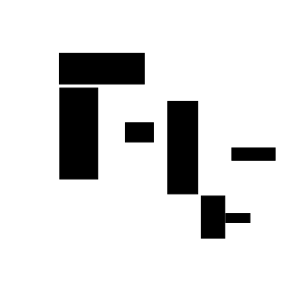
#> input picture OccupancyMapDrawn.png, 301 x 301 px
$ python Roomba.py
#> lines starting #> are read from the running program, lines starting #| are printed output that depends on the picture
import cv2
import numpy as np
import random
from PIL import Image as im
import matplotlib.pyplot as plt
import matplotlib.animation as ani

random.seed(1)

# dimension the map is shrunk to
dim = 300
# converts image into map, returns map as 2D array
# _ = empty space, X = known obstacle
def makeMap(file):
    map = cv2.imread(file, cv2.IMREAD_GRAYSCALE)
    # reduce size so easier to compute
    map = cv2.resize(map, (dim, dim))
    #cv2.imshow("img", map)
    #cv2.waitKey(0)
    # map = np.array(map)
    # map[map > 100] = 0
    # map[map < 100] = 1

    size = map.shape
    row = size[0]
    col = size[1]
    newMap = [[0 for j in range(col)] for i in range(row)]
    # for each row
    for i in range(row):
        for j in range(col):
            if map[i][j] < 100:
                newMap[i][j] = 1

    return newMap

# takes in 2D array, and path, modifies map to include path
# prints out line by line
def displayArray(map, path):
    size = len(map)
    # start and end nodes will have special, separate characters
    length = len(path) - 1
    # path is given reversed, so do end node first
    x = path[0][0]
    y = path[0][1]
    map[x][y] = 'E'
    for i in range(1,length):
        x = path[i][0]
        y = path[i][1]
        map[x][y] = 'X'
    x = path[i+1][0]
    y = path[i+1][1]
    map[x][y] = 'S'
    # should be square
    for i in range(size):
        print(map[i])

# makes a heap
class Heap():
    def __init__(self, maxSize):
        self.maxSize = maxSize + 1 # add 1 cuz 1st index is taken
        # first element contains size, the rest are Astar nodes set to 0 for everything
        self.heap = [0] + [AStarNode()]*maxSize
        # need a way to keep track of duplicates
        # each hash[x][y] contains the index in the hash table. Default is 0
        # based on idea of hash, however shouldn't get collisions between non-duplicates
        self.hash = [[0 for i in range(dim)] for j in range(dim)]

    # takes heap and position of suspect node, fixes heap
    # assumes issue is that current node is larger than children, not that current node is smaller than parents
    # shouldn't be an issue unless something really screwy happens
    def heapify(self, pos):
        # check if heap is empty
        if self.heap[0] == 0:
            return
        # check if leaf because recursive function
        # is a leaf if it is in the latter half of the array (and less than the actual size) *0 is length
        if self.heap[0]//2 < pos <= self.heap[0]:
            return
        # check if current is larger than children
        if self.heap[pos].F > self.heap[2*pos].F or self.heap[pos].F > self.heap[(2*pos)+1].F:
            # swap with min child
            temp = self.heap[pos]
            if self.heap[2*pos].F < self.heap[(2*pos) + 1].F:
                # gotta swap the hash first
                x1 = self.heap[pos].x
                y1 = self.heap[pos].y
                x2 = self.heap[2 * pos].x
                y2 = self.heap[2 * pos].y
                self.hash[x1][y1] = 2*pos
                self.hash[x2][y2] = pos

                self.heap[pos] = self.heap[2*pos]
                self.heap[2*pos] = temp
                self.heapify(2*pos)

            else:
                x1 = self.heap[pos].x
                y1 = self.heap[pos].y
                x2 = self.heap[(2*pos) + 1].x
                y2 = self.heap[(2*pos) + 2].y
                self.hash[x1][y1] = (2*pos) + 1
                self.hash[x2][y2] = pos

                self.heap[pos] = self.heap[(2*pos) + 1]
                self.heap[(2*pos) + 1] = temp
                self.heapify((2*pos) + 1)


    # push item onto heap
    def push(self, node):
        # this is the position of the new node - actually just size of the heap + 1
        current = self.heap[0] + 1

        x = node.x
        y = node.y
        # check if already expanded (in which case that was cheaper, no need to explore)
        if self.hash[x][y] == -1:
            return
        # check if already in the heap
        elif self.hash[x][y] != 0:
            # if new one is cheaper, replace and return, otherwise do nothing and return
            if self.heap[self.hash[x][y]].F > node.F:
                self.heap[self.hash[x][y]] = node
            return

        # set node in last place
        self.heap[current] = node

        # gotta add to make sure length isn't wrong
        self.heap[0] += 1
        # parent is halfway between current location and start of heap (integer division)
        parent = current//2
        # if parent index is 0, its the size value
        if parent == 0:
            self.hash[x][y] = current
            return

        # f is the g+h of the node
        while self.heap[current].F < self.heap[parent].F:
            # swap hash positions
            px = self.heap[parent].x
            py = self.heap[parent].y
            # this is the current, will have to change x and y later. swap for parent's index
            self.hash[x][y] = parent
            self.hash[px][py] = current

            # swap the current and parent nodes
            temp = self.heap[parent]
            self.heap[parent] = self.heap[current]
            self.heap[current] = temp
            # now current is at parent's index, and the new parent must be found
            current = parent
            # change x and y to parents
            x = px
            y = py
            parent = current//2

            # current has moved to the top of the heap
            if parent == 0:
                return

    # removes and returns the minimum element on the heap (this is the top)
    def pop(self):
        first = self.heap[1]
        # check if heap is empty
        if self.heap[0] == 0:
            return first

        # replace minimum element with maximum element
        self.heap[1] = self.heap[self.heap[0]]
        # set coordinates in hash as well
        x = self.heap[1].x
        y = self.heap[1].y
        oldX = first.x
        oldY = first.y
        # is now at position 1 on heap
        self.hash[x][y] = 1
        # is no longer something we care about - anything that explores this will be more expensive
        self.hash[oldX][oldY] = -1

        # remove 1 from stored length
        self.heap[0] -= 1
        # heapify to correct, should go all the way down, index in question is index 1
        # (index 0 is size)
        self.heapify(1)
        return first


class AStarNode():
    # initialize node with coordinates(x,y), cost(G), estimate(H), and parent
    # default g is infinity for min heap purposes
    def __init__(self, coord=[0,0], parent=None, g=np.inf, h=0):
        self.x = coord[0]
        self.y = coord[1]
        self.parent = parent
        self.G = g
        self.H = h
        self.F = g + h # just for convenience's sake when doing min heap

# calculates euclidian distance between 2 points (given as tuples)
# this is the heuristic method for A*
def euclid(p1, p2):
    return np.sqrt((p1[0]-p2[0])**2 + (p1[1]-p2[1])**2)

def manhattan(p1, p2):
    return np.abs(p1[0] - p2[0]) + np.abs(p1[1] + p2[1])

# takes in map, start location, stop location
# locations are tuples
# decides path using A*, returns path as array of tuples
# g will be linear, h will be euclidean distance
# can move to all 8 pixels/nodes surrounding current
# note that end and start are reversed. This is cuz the path starts looking from start
# so when it retraces its steps it ends at the start. Swapping these parameters fixes it
# (I could swap variables but i only just got it working)
def Astar(map, end, start):
    # initialize start node
    startNode = AStarNode(start, None, 0, 0)
    # initialize queues, open one must be ordered so make it a min heap
    size = dim**2 # the number should be number of pixels

    openQueue = Heap(size)
    openQueue.push(startNode)
    closedQueue = []
    # openQueue is unexplored nodes that you can explore (neighbours)

    while openQueue.heap:
        # openQueue is a min heap, pop off 1st element (cheapest node)
        current = openQueue.pop()
        oldX = current.x
        oldY = current.y

        # check if goal reached
        if [oldX,oldY] == end:
            # closed Queue is all explored nodes. last one is goal, can follow parents to find path
            path = [[oldX, oldY]]
            temp = end
            # trace back from goal by following parent until you reach the start
            while temp != start:
                # append parent coordinates
                path.append([current.parent.x, current.parent.y])
                # move current up to parent
                current = current.parent
                # want to be mutable, so array, not tuple
                temp = [current.x, current.y]
            return path

        # generate all successors (8 of them) as nodes
        # if a coordinate is negative, set g to inf
        for i in range(-1,2):
            for j in range(-1,2):
                newX = oldX + i
                newY = oldY + j
                # skip self node, make sure within range, skip obstacle points
                if (i != 0 or j != 0) and (0 <= newX < dim and 0 <= newY < dim) and map[newX][newY] == 0:

                    g = current.G + 1 # assume each step is same
                    # find euclidian distance between prospective node and end goal
                    # h = euclid([newX, newY], end)
                    # manhattan has less jagged turns
                    h = manhattan([newX, newY], end)
                    # make new node, add to queue
                    openQueue.push(AStarNode([newX, newY], current, g, h))
        closedQueue.append(current)

# takes in figure handle, center coordinates, radius, and colour, draws a circle
# for the asthetic(tm)
def draw(map, coords, radius, colour):
    for angle in range(0, 360, 5):
        x = int(round(radius * np.sin(np.radians(angle)) + coords[0]))
        y = int(round(radius * np.cos(np.radians(angle)) + coords[1]))
        if x >= 0 and y >= 0 and x < dim and y < dim:
            map[x][y] = colour
    return map

# takes in current velocity of roomba, obstacle information, plan, and timestep (index of plan we're on)
# startVelocity is maximum velocity, cannot go faster
# also takes in radius of roomba and obstacles
# checks that path is collision free based on distance and relative velocities
# if collision, calculates how much you must slow
def forbiddenVelocity(velocity, obstacles, plan, step, startVelocity, rRad, oRad):
    # deceleration from breaking in terms of pixels/timestep (also acceleration)
    breaking = 1
    n = len(obstacles)
    # once step gets too close to total, just use the rest of the path to fit a line, not set number
    total = len(plan)
    # initialize array for calculating relative velocities, distance, and time until collision
    # note - collision is defined as when the obstacle collides with the current path.
    # if no collision will occur, is inf
    # if obstacle is not moving (based on delay), is inf
    # current path is based on current trajectory - 2 linear lines intersecting
    # line based on current and future (5 steps?)
    # time is number of timesteps - once close to thresh, start slowing down
    relativeVelocities = np.zeros(n)
    dists = np.zeros(n)
    times = np.zeros(n)
    # iterate through obstacles, calculate
    for i in range(n):
        # check that obstacle is moving, and that it is still in play
        if obstacles[i].delay >= step and obstacles[i].x != np.inf:
            # for relative velocity, must take into account direction of roomba and obstacle
            # get roomba velocity based on current and next step
            temp = np.array(plan[step+1]) - np.array(plan[step])
            norm = np.sqrt(temp[0]**2 + temp[1]**2)
            rDir = velocity*temp/norm # this is x,y vector
            # get obstacles velocity
            # d is angle. Must convert
            oDir = [obstacles[i].v*np.cos(obstacles[i].d),obstacles[i].v*np.sin(obstacles[i].d)]
            # get relative velocity from reference frame of roomba
            relative = oDir-rDir
            # convert to linear velocity
            # record so can compare
            relativeVelocities[i] = np.sqrt(relative[0]**2 + relative[1]**2)
            # based on distance of obstacle and relative velocities, find number of timesteps
            times[i] = relativeVelocities[i]/breaking
            # already past, no collision will occur, move on to next obstacle
            if times[i] <= 0:
                times[i] = np.inf
                dists[i] = np.inf
                continue
            # how far the point of intersection is
            # convert to standard from parametric form
            ar = rDir[1]
            br = rDir[0]
            cr = -br*plan[step][0] + ar*plan[step][1]
            ao = oDir[1]
            bo = oDir[0]
            co = -bo*obstacles[i].x + ao*obstacles[i].y
            # use cross product to get intersection
            intersect = np.cross([ar,br,cr],[ao,bo,co])
            z = intersect[2]
            if z != 0: # there is an intersection
                intersect = intersect/z # must get in form of (x,y,1)
                # distance is from obstacle x y to intersect, taking into account radii of roomba and obstacles too
                dists[i] = abs(np.sqrt((obstacles[i].x - intersect[0])**2 + (obstacles[i].y - intersect[1])**2) - rRad - oRad)
            else: # no intersection
                dists[i] = np.inf
                times[i] = np.inf
        else:
            relativeVelocities[i] = np.NINF
            times[i] = np.inf
            dists[i] = np.inf

    # now based on relative velocities and distances, figure out time to collision
    # if time to collision is within 1 or 2 timesteps (so based on current velocity), start breaking
    # (return velocity reduced by breaking)
    # otherwise, return maximum speed up to default
    maxVelocity = velocity # start here, search through for max
    # if get through entire loop without any risk of collision, speed up
    slowFlag = 0
    #print(velocity)
    for i in range(n):
        if times[i] != np.inf:
            #print(i)
            time = dists[i]/relativeVelocities[i]
            #print()
            if time <= times[i] + velocity:
                # if maximum velocity is less than the slower velocity this would warrant, skip, otherwise replace
                if velocity - breaking < maxVelocity:
                    slowFlag = 1
                    maxVelocity = velocity - breaking
                    print("Slowing down for obstacle " + str(i))

    if slowFlag == 0:
        maxVelocity = maxVelocity + breaking
        if maxVelocity > startVelocity:
            maxVelocity = startVelocity
            return maxVelocity
        print("Speeding up")
    #print(maxVelocity)
    return maxVelocity


# takes in the map, the A* plan+angle, roomba velocity, and a list of all the obstacles (for simulation purposes)
# moves roomba and obstacles, observes field and may change velocity to slow down according to forbidden map
# if moving/unexpected obstacles, applies modification to path
# obstacles have x, y, v, d (coordinates, lin velocity, direction in degrees)
def move(originalMap, plan, velocity, obstacles):
    # start velocity saved as maximum
    startVelocity = velocity
    flag = True # gets switched to False once end point reached
    # find how many steps are in the path
    num = len(plan)
    # plot the path
    for i in range(num):
        # grey out path
        originalMap[plan[i][0]][plan[i][1]] = 0.5

    originalMap = np.multiply(originalMap, 255)
    # hope theres no aliasing
    map = originalMap # convert to numpy array

    fig = plt.figure(1)
    moviewriter = ani.PillowWriter()
    x = plan[0][0] # start position of the roomba
    y = plan[0][1]
    # roomba colour, can go from 0 to 255
    rColour = 200
    # obstacle color
    oColour = 200
    # radius of obstacles and roomba
    oRad = 10
    rRad = 20
    numObstacles = len(obstacles)
    count = 0 # where in path the roomba is
    timer = 0 # counts for when the obstacles on delay start moving
    with moviewriter.saving(fig, 'Roomba.gif', dpi=100):
        while flag:
            # using the velocities and direction of the moving obstacles, adjusts velocity to avoid collision on path
            # ignores obstacles since path avoids them and stationary obstacles don't exist for moving obstacles
            velocity = forbiddenVelocity(velocity, obstacles, plan, count, startVelocity, rRad, oRad)

            # redraw (and recreate map) map
            map = np.array(originalMap)
            # draw each step
            map[x][y] = rColour
            for i in range(numObstacles):
                # only move if number of timesteps is greater than delay
                # prevents far away obstacles from moving before the roomba gets close
                # helps the roomba encounter more obstacles so that you can acutally see the forbidden velocity thing
                if obstacles[i].delay >= timer:
                    xo = obstacles[i].x
                    yo = obstacles[i].y

                    # if xo is 0 then the obstacle has left the map - skip this obstacle
                    if xo == np.inf:
                        continue
                    map[xo][yo] = oColour
                    vo = obstacles[i].v
                    do = obstacles[i].d

                    # draw circle around obstacle center, only draw if obstacle moving
                    map = draw(map, [obstacles[i].x, obstacles[i].y], oRad, oColour)

                    # change x and y of the obstacles based on v and d (v and d will always be the same)
                    # because I'm doing a grid, simplify by rounding.
                    newX = int(np.round(xo + vo*np.cos(do)))
                    newY = int(np.round(yo + vo*np.sin(do)))

                    if newX < 0 or newX >= dim or newY < 0 or newY >= dim:
                        obstacles[i].x = np.inf # just set x, no need to also set y
                    else:
                        obstacles[i].x = newX
                        obstacles[i].y = newY
            timer += 1
            # assess obstacles and self, calculate forbidden velocity map, if necessary, change velocity
            # assume velocity is constant for now
            # velocity is how many steps of the path it skips
            count += velocity
            # if exceeds, just go to end point
            if count >= num:
                x = plan[num-1][0]
                y = plan[num-1][1]
                map = draw(map, plan[num-1], rRad, rColour)
                flag = False
            else:
                x = plan[count][0]
                y = plan[count][1]
                map = draw(map, plan[count], rRad, rColour)
            # send map into drawing function to be drawn correctly

            plt.imshow(map, vmin=0, vmax=255)
            moviewriter.grab_frame()
            # clear frame to redraw
            plt.clf()
        moviewriter.finish()


# angle is dependent on the direction between 1 point and another
def getAngle(plan):
    num = len(plan) - 1
    for i in range(num):
        dx = plan[i][0] - plan[i+1][0]
        dy = plan[i][1] - plan[i+1][1]
        # check if dx is 0 -> 90 degrees
        if dx == 0:
            angle = np.pi/2
        elif dy == 0:
            angle = 0
        else:
            # find the angle in radians
            angle = np.arctan(dy/dx)
        plan[i].append(angle) # add angle to list
    return plan


class Obstacle:
    # everything is randomly initialized as default, though you can pass it hard values
    def __init__(self, plan, x=None, y=None, v=None, d=None, delay=None):
        # x and y are current coordinates
        if x is None:
            x = random.randint(0, dim-1)
        if y is None:
            y = random.randint(0, dim-1)
        if v is None:
            v = random.randint(1,8)
        if d is None:
            d = random.random()*2*np.pi
        if delay is None:
            delay = random.randint(0, len(plan))
        self.x = x
        self.y = y
        # v is linear velocity
        self.v = v
        # direction is angle in rad wrt global coords
        self.d = d
        # number of timesteps before obstacle starts moving
        self.delay = delay

def main():
    image = "OccupancyMapDrawn.png"
    numObstacles = 100 # a number of these likely won't be in the way
    # simulation time will be for as long as the roomba requires to reach goal. Velocity is pixels/timestep
    # so velocity of 1 does every single step. Velocity of 2 does every other etc.
    velocity = 5

    # converts image to 0's and 1's
    # 0 is empty, 1 is blocked
    map = makeMap(image)
#> in makeMap, map is the input picture: shape (301, 301); min 0, max 255, mean 222.2
    # !!!!!!!! get these in a better way later - interactive clicking. can do in makeMap?
    # also, make sure they are in an array, not a tuple!!!
    start = [5,5]
    end = [245,245]

    # this plan is just x,y coordinates of A* path
    plan = Astar(map, start, end)
    # plan becomes (x,y,th), as we need the angle of the roomba too for drawing purposes
    #plan = getAngle(plan)
    # get obstacles - random start point initialization, random constant velocities (including directions)
    # each row is an obstacle, consisting of x, y, linear velocity, angle (in degrees), delay in timesteps before moving
    obstacles = [Obstacle(plan) for _ in range(numObstacles)]
    # send map and plan into move, along with roomba velocity and obstacles
    move(map, plan, velocity, obstacles)
#> after the loop in move, `for i in range(numObstacles):`:
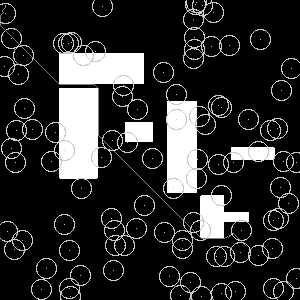
#> map: shape (300, 300) float64; min 0, max 255, mean 44.3
#> in move, `moviewriter.grab_frame()`:
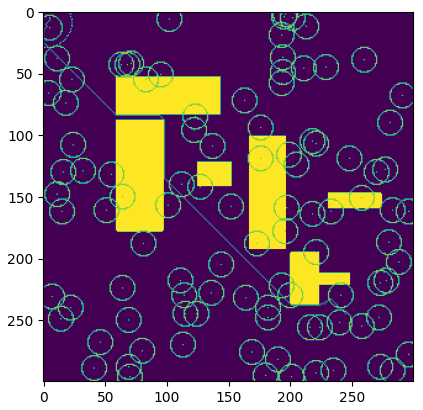
#> figure drawn by matplotlib, 1 panel

main()

# [45 lines of commented-out code are left out]
